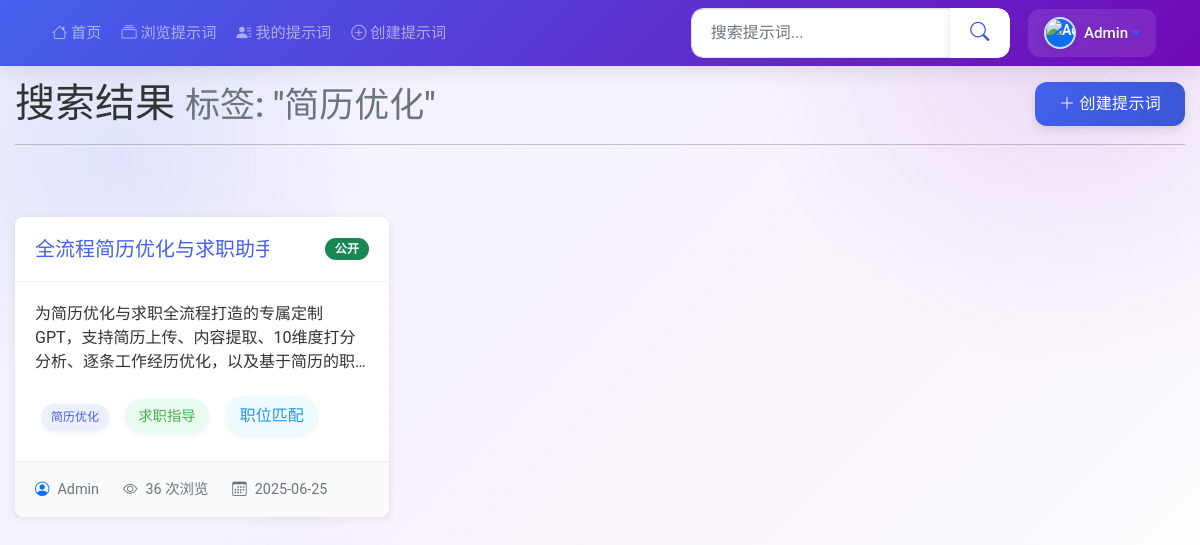
Page /search?tag=简历优化 (signed in) on the earlier database version.
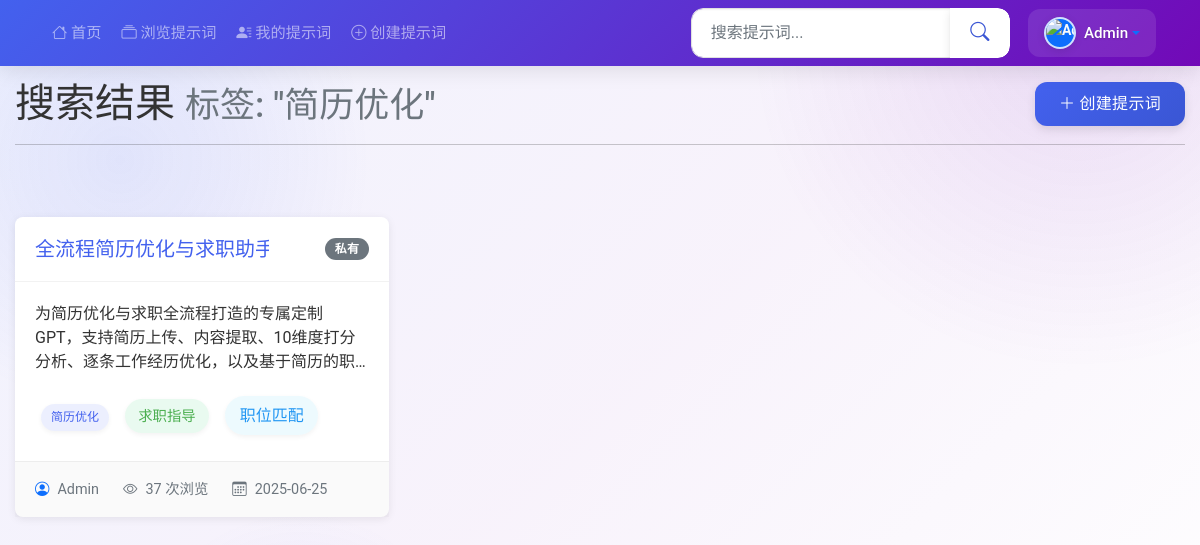
Same page on the later database version.
### tables this page shows
CREATE TABLE users (
            id INTEGER PRIMARY KEY AUTOINCREMENT,
            username TEXT UNIQUE NOT NULL,
            email TEXT UNIQUE NOT NULL,
            password_hash TEXT NOT NULL,
            is_admin BOOLEAN DEFAULT 0,
            is_banned BOOLEAN DEFAULT 0,
            created_at TIMESTAMP DEFAULT CURRENT_TIMESTAMP
        , avatar_url TEXT);

CREATE TABLE tags (
            id INTEGER PRIMARY KEY AUTOINCREMENT,
            name TEXT UNIQUE NOT NULL,
            created_at TIMESTAMP DEFAULT CURRENT_TIMESTAMP
        );

CREATE TABLE prompts (
            id INTEGER PRIMARY KEY AUTOINCREMENT,
            title TEXT NOT NULL,
            content TEXT NOT NULL,
            description TEXT,
            version TEXT,
            cover_image TEXT,
            created_at TIMESTAMP DEFAULT CURRENT_TIMESTAMP,
            updated_at TIMESTAMP DEFAULT CURRENT_TIMESTAMP,
            user_id INTEGER NOT NULL,
            is_public BOOLEAN DEFAULT 0,
            view_count INTEGER DEFAULT 0,
            share_count INTEGER DEFAULT 0,
            _metadata TEXT,
            FOREIGN KEY (user_id) REFERENCES users (id)
        );

### simple_app.py (the view, shortened to what this page needs)
@app.route('/search')
def search():
    query = request.args.get('q', '')
    tag = request.args.get('tag', '')
    db = get_db()
    if 'user_id' in session:
        user_id = session['user_id']
        if query and tag:
            prompts = db.execute(
                'SELECT DISTINCT p.*, u.username FROM prompts p '
                'JOIN users u ON p.user_id = u.id '
                'JOIN tags_prompts tp ON p.id = tp.prompt_id '
                'JOIN tags t ON tp.tag_id = t.id '
                'WHERE (p.is_public = 1 OR p.user_id = ?) AND t.name = ? '
                'AND (p.title LIKE ? OR p.content LIKE ? OR p.description LIKE ?) '
                'ORDER BY p.created_at DESC',
                (user_id, tag, f'%{query}%', f'%{query}%', f'%{query}%')
            ).fetchall()
        elif tag:
            prompts = db.execute(
                'SELECT DISTINCT p.*, u.username FROM prompts p '
                'JOIN users u ON p.user_id = u.id '
                'JOIN tags_prompts tp ON p.id = tp.prompt_id '
                'JOIN tags t ON tp.tag_id = t.id '
                'WHERE (p.is_public = 1 OR p.user_id = ?) AND t.name = ? '
                'ORDER BY p.created_at DESC',
                (user_id, tag)
            ).fetchall()
        else:
            return redirect(url_for('index'))
        tags = db.execute(
            'SELECT DISTINCT t.* FROM tags t '
            'JOIN tags_prompts tp ON t.id = tp.tag_id '
            'JOIN prompts p ON tp.prompt_id = p.id '
            'WHERE p.is_public = 1 OR p.user_id = ? '
            'ORDER BY t.name',
            (user_id,)
        ).fetchall()
    prompts_with_tags = []
    for prompt_row in prompts:
        prompt = dict(prompt_row)  # 转换为可修改的字典
        prompt_tags = db.execute(
            'SELECT t.* FROM tags t '
            'JOIN tags_prompts tp ON t.id = tp.tag_id '
            'WHERE tp.prompt_id = ?',
            (prompt['id'],)
        ).fetchall()
        prompt['tags'] = prompt_tags
        prompts_with_tags.append(prompt)
    prompts = prompts_with_tags
    return render_template('search.html', prompts=prompts, tags=tags, query=query, selected_tag=tag)

### simple_app.py (called while the page is built, shortened)
@app.after_request
def add_cors_headers(response):
    if os.environ.get('ENABLE_CORS', 'False').lower() == 'true':
        response.headers['Access-Control-Allow-Origin'] = os.environ.get('CORS_ORIGIN', '*')
        response.headers['Access-Control-Allow-Methods'] = 'GET, POST, PUT, DELETE, OPTIONS'
        response.headers['Access-Control-Allow-Headers'] = 'Content-Type, Authorization'
    response.headers['X-Content-Type-Options'] = 'nosniff'
    response.headers['X-Frame-Options'] = 'SAMEORIGIN'
    response.headers['X-XSS-Protection'] = '1; mode=block'
    if os.environ.get('HTTPS_ENABLED', 'False').lower() == 'true':
        response.headers['Strict-Transport-Security'] = 'max-age=31536000; includeSubDomains'
    return response

def get_db():
    avatars_dir = os.path.join('static', 'img', 'avatars')
    if not os.path.exists(avatars_dir):
        os.makedirs(avatars_dir)
    db = getattr(g, '_database', None)
    if db is None:
        db = g._database = sqlite3.connect(app.config['DATABASE'])
        db.row_factory = sqlite3.Row
        cursor = db.cursor()
        result = cursor.execute("PRAGMA table_info(users)").fetchall()
        has_avatar_field = any(row[1] == 'avatar_url' for row in result)
    return db

@app.context_processor
def inject_now():
    return {'now': datetime.datetime.now()}

### templates/search.html (shortened to what this page needs)
{% extends 'base.html' %}  {% block content %}
<div class="search-container">
  <div class="row mb-4">
    <div class="col-md-12">
      <div class="d-flex justify-content-between align-items-center">
        <h1 class="mb-0">
          搜索结果 {% if query or selected_tag %}
          <small class="text-muted">
             {% if selected_tag %}标签: "{{
            selected_tag }}"{% endif %}
          </small>
          {% endif %}
        </h1>
        {% if session.user_id %}
        <a href="/create-prompt" class="btn btn-primary">
          <i class="bi bi-plus-lg"></i> 创建提示词
        </a>
        {% endif %}
      </div>
      <hr />
    </div>
  </div>
  <div class="row">
    <div class="col-md-12">
      <div class="prompt-list-container">
        {% if prompts %} {% for prompt in prompts %}
        <div
          class="prompt-list-item clickable-card"
          data-url="/prompts/{{ prompt.id }}"
        >
          <div class="prompt-header">
            <h2 class="prompt-title">{{ prompt.title }}</h2>
            <span
              class="badge {% if prompt.is_public %}bg-success{% else %}bg-secondary{% endif %}"
            >
              {% if prompt.is_public %}公开{% else %}私有{% endif %}
            </span>
          </div>
          <div class="prompt-body">
            <p>{{ prompt.description or '无描述' }}</p>
            {% if prompt.tags %}
            <div class="mt-3">
              {% for tag in prompt.tags %}
              <a
                href="/search?tag={{ tag.name }}"
                class="prompt-tag"
                onclick="event.stopPropagation()"
                >{{ tag.name }}</a
              >
              {% endfor %}
            </div>
            {% endif %}
          </div>
          <div class="prompt-footer">
            <div class="prompt-meta">
              <div class="prompt-meta-item">
                <i class="bi bi-person-circle text-primary"></i>
                <span class="fw-medium">{{ prompt.username }}</span>
              </div>
              <div class="prompt-meta-item">
                <i class="bi bi-eye"></i>
                <span>{{ prompt.view_count or 0 }} 次浏览</span>
              </div>
              <div class="prompt-meta-item">
                <i class="bi bi-calendar3"></i>
                <span
                  >{{ prompt.created_at[:10] if prompt.created_at else
                  '未知时间' }}</span
                >
              </div>
            </div>
          </div>
        </div>
        {% endfor %} {% endif %}
      </div>
    </div>
  </div>
</div>
{% endblock %}

### templates/base.html (shortened to what this page needs)
<!DOCTYPE html>
<html lang="zh-CN">
  <head>
    <link
      href="https://cdn.jsdelivr.net/npm/bootstrap@5.1.3/dist/css/bootstrap.min.css"
      rel="stylesheet"
    />
    <link
      rel="stylesheet"
      href="https://cdn.jsdelivr.net/npm/bootstrap-icons@latest/font/bootstrap-icons.css"
    />
    <link
      rel="stylesheet"
      href="{{ url_for('static', filename='css/style.css') }}?v={{ now.timestamp()|int }}"
    />
  </head>
  <body>
    <nav class="navbar navbar-expand-lg navbar-dark fixed-top">
      <div class="container">
        <div class="collapse navbar-collapse" id="navbarNav">
          <ul class="navbar-nav me-auto">
            <li class="nav-item">
              <a
                class="nav-link {% if request.path == '/' %}active{% endif %}"
                href="/"
              >
                <i class="bi bi-house"></i> 首页
              </a>
            </li>
            <li class="nav-item">
              <a
                class="nav-link {% if '/prompts/all' in request.path %}active{% endif %}"
                href="/prompts/all"
              >
                <i class="bi bi-collection"></i> 浏览提示词
              </a>
            </li>
            {% if 'user_id' in session %}
            <li class="nav-item">
              <a
                class="nav-link {% if '/my-prompts' in request.path %}active{% endif %}"
                href="/my-prompts"
              >
                <i class="bi bi-person-lines-fill"></i> 我的提示词
              </a>
            </li>
            <li class="nav-item">
              <a
                class="nav-link {% if '/create' in request.path %}active{% endif %}"
                href="{{ url_for('prompts_create') }}"
              >
                <i class="bi bi-plus-circle"></i> 创建提示词
              </a>
            </li>
            {% endif %}
          </ul>
          <form
            class="search-form d-flex mb-3 mb-lg-0 me-lg-3"
            action="/search"
            method="get"
          >
            <div class="input-group">
              <input
                type="text"
                class="form-control"
                placeholder="搜索提示词..."
                name="q"
                value="{{ request.args.get('q', '') }}"
              />
              <button class="btn" type="submit">
                <i class="bi bi-search"></i>
              </button>
            </div>
          </form>
          <div class="d-flex align-items-center mt-3 mt-lg-0">
            {% if 'user_id' in session %}
            <div class="dropdown w-100">
              <a
                class="nav-link dropdown-toggle d-flex align-items-center py-2"
                href="#"
                id="navbarDropdown"
                role="button"
                data-bs-toggle="dropdown"
                aria-expanded="false"
              >
                <div
                  class="avatar-sm bg-primary text-light rounded-circle d-flex align-items-center justify-content-center me-2"
                >
                  {% if session.avatar_url %}
                  <img
                    src="{{ session.avatar_url }}"
                    alt="{{ session.username }}"
                    class="w-100 h-100 rounded-circle object-fit-cover"
                  />
                  {% else %} {{ session.username[0]|upper }} {% endif %}
                </div>
                <span class="d-inline fw-medium text-white"
                  >{{ session.username }}</span
                >
              </a>
            </div>
            {% else %}
            <div class="d-flex w-100 justify-content-between">
              <a href="/login" class="btn btn-light btn-sm me-2">登录</a>
              <a href="/register" class="btn btn-outline-light btn-sm">注册</a>
            </div>
            {% endif %}
          </div>
        </div>
      </div>
    </nav>
    <main>
      {% block content %}{% endblock %}
    </main>
  </body>
</html>

### templates/search.html (style rules this page uses)
.search-container { max-width: 1240px; margin: 0 auto; padding: 0 15px; }
.prompt-list-container { display: grid; grid-template-columns: repeat(auto-fill, minmax(300px, 1fr)); gap: 1.5rem; margin: 2rem 0; }
.prompt-list-item { background-color: #fff; border-radius: 0.5rem; box-shadow: 0 2px 8px rgba(0, 0, 0, 0.08); transition: transform 0.3s ease, box-shadow 0.3s ease; }
.prompt-header { padding: 1.25rem; border-bottom: 1px solid rgba(0, 0, 0, 0.05); display: flex; justify-content: space-between; align-items: center; }
.prompt-title { font-size: 1.25rem; margin-bottom: 0; color: var(--primary-color); overflow: hidden; text-overflow: ellipsis; white-space: nowrap; max-width: 70%; display: -webkit-box; -webkit-line-clamp: 1; -webkit-box-orient: vertical; }
.prompt-body { padding: 1.25rem; }
.prompt-body p { display: -webkit-box; -webkit-line-clamp: 3; -webkit-box-orient: vertical; overflow: hidden; text-overflow: ellipsis; line-height: 1.5; margin-bottom: 0; }
.clickable-card { cursor: pointer; transition: all 0.3s ease; }
.prompt-footer { padding: 1rem 1.25rem; background-color: rgba(0, 0, 0, 0.02); border-top: 1px solid rgba(0, 0, 0, 0.05); display: flex; justify-content: space-between; align-items: center; }
.prompt-meta { display: flex; align-items: center; flex-wrap: wrap; gap: 1.5rem; font-size: 0.9rem; color: #6c757d; overflow: visible; max-width: 100%; }
.prompt-meta-item { display: flex; align-items: center; gap: 0.5rem; white-space: nowrap; flex-shrink: 0; }
.prompt-tag { display: inline-block; padding: 0.3rem 0.75rem; background-color: var(--light-bg); color: var(--text-color); border-radius: 30px; margin: 0.4rem; font-size: 0.85rem; text-decoration: none; transition: all 0.3s ease; box-shadow: 0 2px 5px rgba(0, 0, 0, 0.05); transform-origin: center; }
.prompt-tag:nth-child(3n + 1) { font-size: 0.75rem; padding: 0.25rem 0.6rem; }
.prompt-tag:nth-child(3n + 2) { font-size: 0.9rem; padding: 0.35rem 0.8rem; }
.prompt-tag:nth-child(3n + 3) { font-size: 1rem; padding: 0.4rem 0.9rem; font-weight: 500; }
.prompt-tag:nth-child(5n + 1) { background-color: rgba(var(--primary-rgb), 0.1); color: var(--primary-color); }
.prompt-tag:nth-child(5n + 2) { background-color: rgba(var(--success-rgb), 0.1); color: var(--success-color); }
.prompt-tag:nth-child(5n + 3) { background-color: rgba(var(--info-rgb), 0.1); color: var(--info-color); }

Differences in the rows shown:
changed prompts "全流程简历优化与求职…": view_count "36" → "37"; is_public "公开" → "私有"
